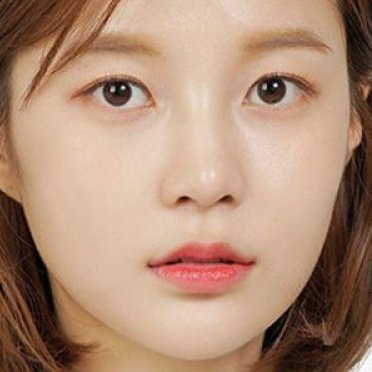
#> input picture fashion/personal_color_check/image/cropped.jpg, 372 x 372 px, found by its file name
$ python face_detect.py
#> lines starting #> are read from the running program, lines starting #| are printed output that depends on the picture; after the words box and inside, x2 and y2 are one past the last pixel; in counts of white or black regions, pixels touching at a corner belong together
import cv2
import numpy as np

## 삭제 필요?
cv2.namedWindow('image')
# 이미지 파일 읽기
img = cv2.imread("./fashion/personal_color_check/image/cropped.jpg", cv2.IMREAD_COLOR)
#> img is the input picture: shape (372, 372, 3); mean B, G, R 118, 140.8, 175.3

img_hsv = cv2.cvtColor(img, cv2.COLOR_BGR2HSV)
#> img_hsv: shape (372, 372, 3); mean H, S, V 13.1, 96.7, 175.3
# 잡음 제거
img_hsv = cv2.fastNlMeansDenoisingColored(img_hsv,None,10,10,7,21)
#> img_hsv: shape (372, 372, 3); mean H, S, V 12.6, 95.8, 175.6

lower = np.array([0,48,80], dtype="uint8") #부호없는 8비트 정수형
upper = np.array([20,255,255], dtype="uint8")
img_person = cv2.inRange(img_hsv, lower, upper) #살색 범위를 출력
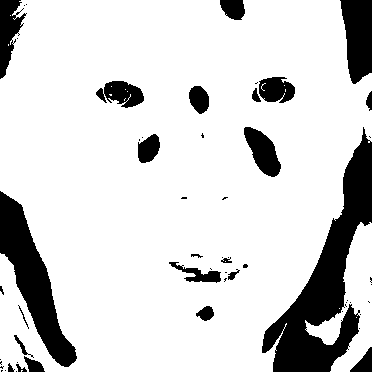
#> img_person: shape (372, 372); 83.6% white; 57 black regions (34 under 20 px)

#경계선 찾음
contours, hierarchy = cv2.findContours(img_person, cv2.RETR_LIST, cv2.CHAIN_APPROX_SIMPLE)
#> contours = 92 contours, 75 with area under 20; largest, box (x1, y1, x2, y2) and area: (0, 0, 372, 372) 115324, (305, 222, 372, 372) 3676, (243, 126, 282, 178) 1100, (103, 80, 145, 109) 820, (258, 76, 296, 104) 792

# 가장 큰 영역 찾기
max = 0
maxcnt = None
for cnt in contours :
    area = cv2.contourArea(cnt)
    if(max < area) :
        max = area
        maxcnt = cnt
#> this loop made 92 passes
#> (area, max) on passes 12, 24, 43, 50, 92: (101.5, 101.5), (198.5, 198.5), (501.5, 501.5), (3676, 3676), (115323.5, 115323.5)
#> area on passes 25, 37, 42, 45, 49, 57: 51, 73, 23.5, 51, 39.5, 501
#> after the loop, max = 115323.5; maxcnt = contour of 650 points, box (x1, y1, x2, y2) (0, 0, 372, 372), area 115324

#maxcontours의 각 꼭지점 다각선 만들기
hull = cv2.convexHull(maxcnt)
#> hull = contour of 11 points, box (x1, y1, x2, y2) (0, 0, 372, 372), area 124660

# img 다 0으로 만들기?
mask = np.zeros(img.shape).astype(img.dtype)
color = [255, 255, 255]
# 경계선 내부 255로 채우기
cv2.fillPoly(mask, [maxcnt], color)
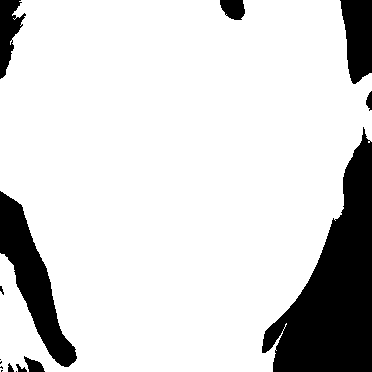
#> mask: shape (372, 372, 3); 84% white; 15 black regions (6 under 20 px), largest, box (x1, y1, x2, y2) and area: (262, 127, 372, 372) 13421, (0, 191, 77, 367) 4753, (340, 0, 372, 84) 2072

img_person = cv2.bitwise_and(img, mask)
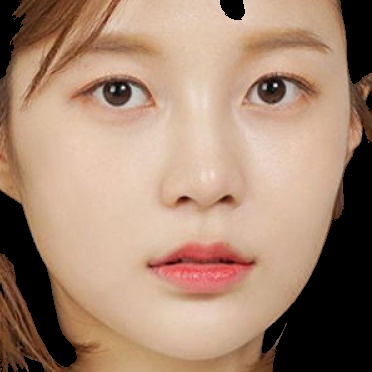
#> img_person: shape (372, 372, 3); mean B, G, R 113.2, 134.1, 164.8


# 이미지 보여주기
##cv2.imshow('image', img_person) #윈도우에 img_hand 행렬을 영상으로 표시함.
cv2.imwrite("./fashion/personal_color_check/image/skincolor_face.jpg", img_person)

# [5 lines of commented-out code are left out]
